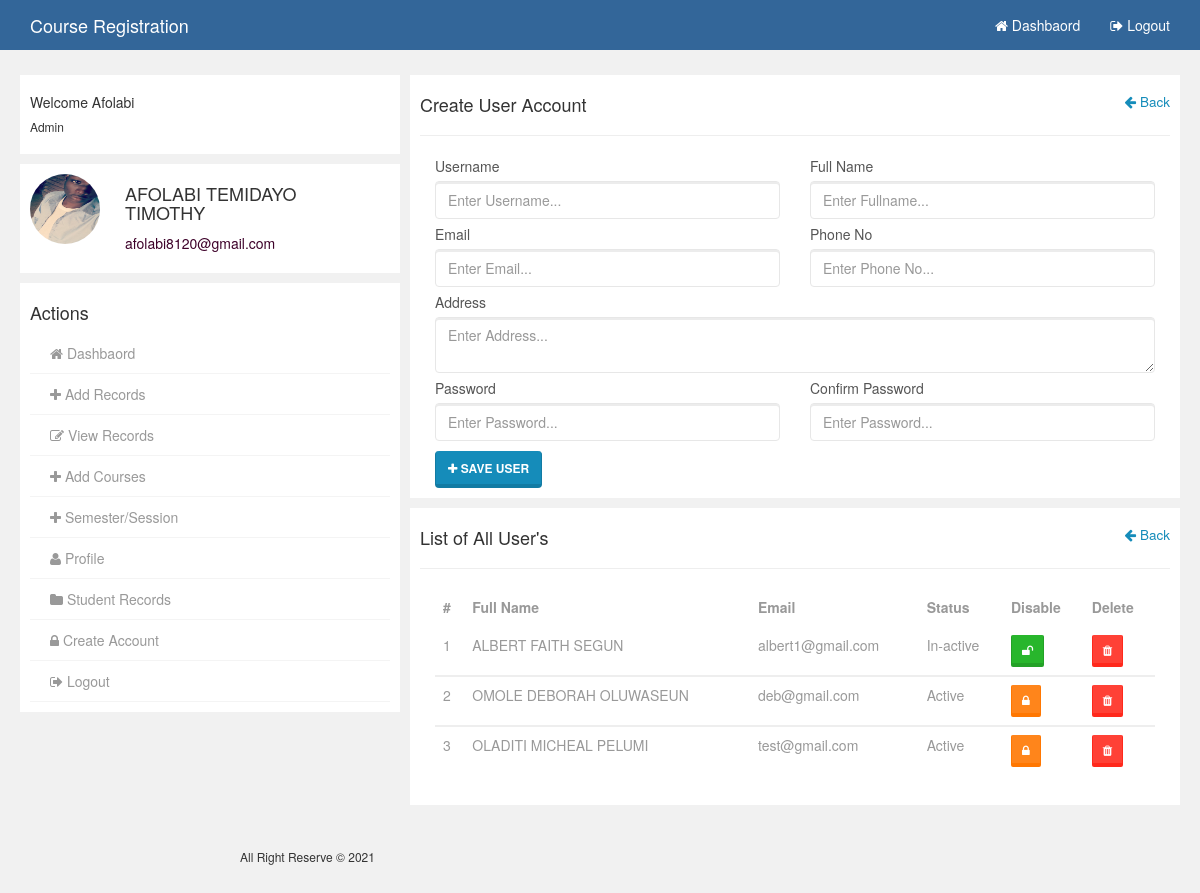
Screenshot of /admin/create_user.php (signed in) with the database file from the repository.
### tables this page shows
CREATE TABLE IF NOT EXISTS `tbluser` (
  `username` varchar(50) NOT NULL,
  `fullname` varchar(100) NOT NULL,
  `email` varchar(50) NOT NULL,
  `phone` varchar(50) NOT NULL,
  `address` varchar(500) NOT NULL,
  `password` varchar(255) NOT NULL,
  `picture` varchar(255) NOT NULL,
  `status` varchar(15) NOT NULL,
  `usertype` varchar(15) NOT NULL,
  PRIMARY KEY (`username`)
);

### admin/create_user.php (the view, shortened to what this page needs)
<?php
    include_once('includes/config.php');
?>
<!DOCTYPE html>
<html>
<head>
    <link href="../SpryAssets/SpryValidationTextField.css" rel="stylesheet" type="text/css">
</head>
<body>
    <?php include_once('includes/nav.php') ?>
    <section class="container-wrap">
        <div class="container wrap">
            <div class="row">
                <div class="col-md-4 col">
                   <?php include_once('includes/leftside.php') ?>
                </div>
                <div class="col-md-8 col">
                    <div class="gist-status">
                        <div class="row" style="margin: 0px;">
                            <h4>Create User Account<small><a href="dashboard.php"><span class="pull-right"><i class="fa fa-arrow-left"></i>   Back</span></a></small></h4>
                            <hr>
                            <div class="form-group">
                                <form action="create_user.php" method="POST">
                                    <div class="col-sm-6">
                                        <div class="form-body">
                                            <span id="sprytextfield1">
                                              <label for="username">Username</label>
                                              <input type="text" name="username" id="username" class="form-control" placeholder="Enter Username...">
                                            </span>
                                        </div>
                                    </div>
                                    <div class="col-sm-6">
                                        <div class="form-body">
                                            <span id="sprytextfield2">
                                              <label for="fullname">Full Name</label>
                                              <input type="text" name="fullname" id="fullname" class="form-control" placeholder="Enter Fullname...">
                                            </span>
                                        </div>
                                    </div>
                                    <div class="col-sm-6">
                                        <div class="form-body">
                                            <span id="sprytextfield3">
                                              <label for="email">Email</label>
                                              <input type="email" name="email" id="email" class="form-control" placeholder="Enter Email...">
                                            </span>
                                        </div>
                                    </div>
                                    <div class="col-sm-6">
                                        <div class="form-body">
                                            <label for="phone">Phone No</label>
                                            <input type="text" name="phone" id="phone" class="form-control" maxlength="11" placeholder="Enter Phone No...">
                                        </div>
                                    </div>
                                    <div class="col-sm-12">
                                        <div class="form-body">
                                            <label for="address">Address</label>
                                            <textarea type="text" name="address" id="address" class="form-control" placeholder="Enter Address..."></textarea>
                                        </div>
                                    </div>
                                    <div class="col-sm-6">
                                        <div class="form-body">
                                            <span id="sprytextfield4">
                                              <label for="password">Password</label>
                                              <input type="password" name="password" id="password" class="form-control" placeholder="Enter Password...">
                                            </span>
                                        </div>
                                    </div>
                                    <div class="col-sm-6">
                                        <div class="form-body">
                                            <span id="sprytextfield5">
                                              <label for="password2">Confirm Password</label>
                                              <input type="password" name="password2" id="password2" class="form-control" placeholder="Enter Password...">
                                            </span>
                                        </div>
                                    </div>
                                    <div class="col-sm-12">
                                        <button style="margin-top: 5px;" class="btn btn-primary" type="submit" name="btn_save"><i class="fa fa-plus"></i> Save User</button>
                                    </div>
                                </form>
                            </div>
                        </div>
                    </div>
                    <div class="gist-status">
                        <div class="row" style="margin: 0px;">
                            <h4>List of All User's<small><a href="dashboard.php"><span class="pull-right"><i class="fa fa-arrow-left"></i>   Back</span></a></small></h4>
                            <hr>
                            <div class="col-md-12">
                                <div class="table-responsive">
                                    <table class="table" style="color: #999">
                                        <thead>
                                            <tr>
                                                <th>#</th>
                                                <th>Full Name</th>
                                                <th>Email</th>
                                                <th>Status</th>
                                                <th>Disable</th>
                                                <th>Delete</th>
                                            </tr>
                                        </thead>
                                        <?php
                                            $i = 0;
                                            $sql = "SELECT * FROM tbluser WHERE username != '{$_SESSION['username']}' AND usertype = 'Admin' ORDER BY username ASC";
                                            $query_result = mysqli_query($conn, $sql);
                                            $result = mysqli_num_rows($query_result);
                                            if($result > 0){
                                                while($row = mysqli_fetch_array($query_result)){
                                                    $i++;
                                        ?>
                                        <tbody>
                                            <tr>
                                                <td><?php echo $i; ?></td>
                                                <td><?php echo $row['fullname']; ?></td>
                                                <td><?php echo $row['email']; ?></td>
                                                <td><?php echo $row['status']; ?></td>
                                                <td>
                                                    <form action="create_user.php" method="POST">
                                                    <?php if($row['status'] == "Active"): ?>
                                                        <span style="color: red; font-size: 16px;"><button type="submit" class="btn btn-warning btn-sm" name="btn_disable" onclick="return confirm('Disable this account?')"><i class="fa fa-lock"></i></span></button>
                                                    <?php elseif($row['status'] == "In-active"): ?>
                                                        <span style="color: red; font-size: 16px;"><button type="submit" class="btn btn-success btn-sm" name="btn_undisable" onclick="return confirm('Activate this account?')"><i class="fa fa-unlock"></i></span></button>
                                                    <?php endif; ?>
                                                    </form>
                                                </td>
                                                <td>
                                                    <form action="create_user.php" method="POST">
                                                        <span style="color: red; font-size: 16px;"><button type="submit" class="btn btn-danger btn-sm" name="btn_delete" onclick="return confirm('Delete this Record?')"><i class="fa fa-trash"></i></span></button>
                                                    </form>
                                                </td>
                                            </tr>
                                            <?php
                                                }
                                            }
                                            ?>
                                        </tbody>
                                    </table>
                                </div>
                            </div>
                        </div>
                </div>
            </div>
        </div>
    </section>
    <?php include_once('includes/footer.php') ?>
</body>
</html>

### assets/css/user.css (style rules this page uses)
body { background:rgb(241,241,241); }
.container-wrap { margin-top: 70px; }
.col { padding:5px; }
.gist-status { padding:10px; background:#fff; margin-bottom: 10px; }
.form-body { margin-bottom:5px; }

### rows the page displays
tbluser: fullname "ALBERT FAITH SEGUN", email "albert1@gmail.com", status "In-active"
tbluser: fullname "OMOLE DEBORAH OLUWASEUN", email "deb@gmail.com", status "Active"
tbluser: fullname "OLADITI MICHEAL PELUMI", email "test@gmail.com", status "Active"

### other values shown
$_SESSION['username'] "Afolabi"
$_SESSION['fullname'] "AFOLABI TEMIDAYO TIMOTHY"
$_SESSION['email'] "afolabi8120@gmail.com"
